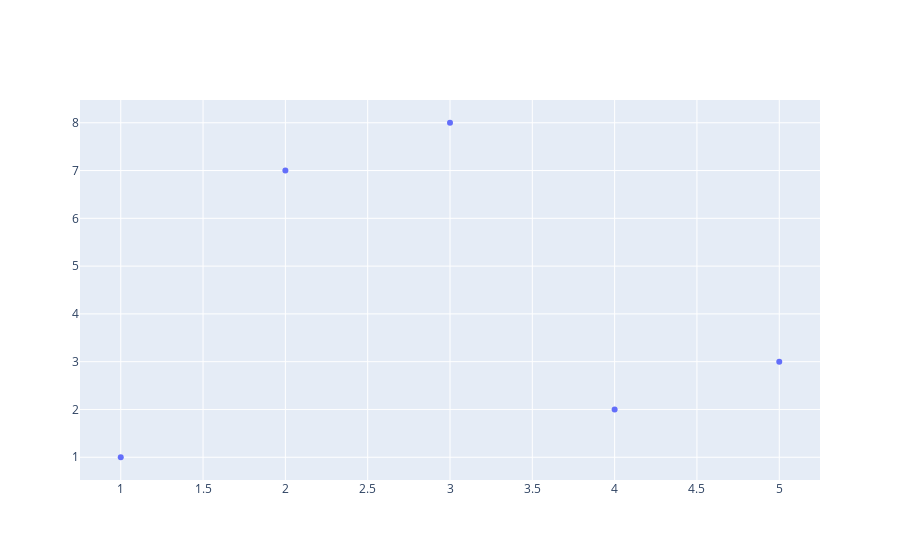

Notebook code for this chart:
### Code cell
fig = go.Figure()
fig.add_trace(go.Scatter(x=[1,2,3,4,5],y=[1,7,8,2,3], mode = 'markers'))

### Figure 1 — Plotly figure (JSON) as saved in the notebook; plotly's stock layout.template omitted (floating-point values rounded to 4 significant figures)
{"data": [{"mode": "markers", "type": "scatter", "x": [1, 2, 3, 4, 5], "y": [1, 7, 8, 2, 3]}], "layout": {"autosize": true, "xaxis": {"autorange": true, "range": [0.7403, 5.26], "type": "linear"}, "yaxis": {"autorange": true, "range": [0.4223, 8.578], "type": "linear"}}}
